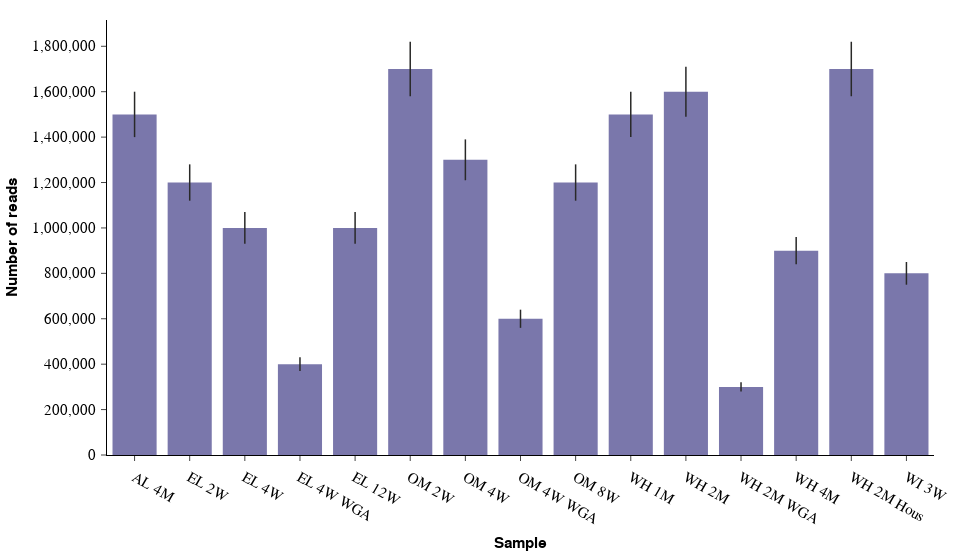

Write notebook code for a chart like this one.
### Markdown cell above
# 6. Vertical bar chart using `plotly`

### Code cell
fig = px.bar(x=sample_id, y=num_reads, error_y=error)
fig.update_layout(
    xaxis_title="Sample",
    yaxis_title="Number of reads",
    showlegend=False,
)
apc.plotly.set_yticklabel_monospaced(fig)
apc.plotly.add_commas_to_axis_tick_labels(fig)
apc.plotly.set_figure_width(fig, "full_wide")
fig.update_traces(
    marker_color=apc.aster.hex_code,
    error_y_color=apc.crow.hex_code,
    error_y_thickness=1.5,
    error_y_width=0,
)
fig.show()

### Figure 1 — Plotly figure (JSON) as saved in the notebook; plotly's stock layout.template omitted (floating-point values rounded to 4 significant figures)
{"data": [{"error_y": {"array": [100000, 80000, 70000, 30000, 70000, 120000, 90000, 40000, 80000, 100000, 110000, 20000, 60000, 120000, 50000], "color": "#292928", "thickness": 1.5, "width": 0}, "hovertemplate": "x=%{x}<br>y=%{y}<extra></extra>", "legendgroup": "", "marker": {"color": "#7A77AB", "pattern": {"shape": ""}}, "name": "", "orientation": "v", "showlegend": false, "textposition": "auto", "type": "bar", "x": ["AL 4M", "EL 2W", "EL 4W", "EL 4W WGA", "EL 12W", "OM 2W", "OM 4W", "OM 4W WGA", "OM 8W", "WH 1M", "WH 2M", "WH 2M WGA", "WH 4M", "WH 2M Hous", "WI 3W"], "xaxis": "x", "y": [1500000, 1200000, 1000000, 400000, 1000000, 1700000, 1300000, 600000, 1200000, 1500000, 1600000, 300000, 900000, 1700000, 800000], "yaxis": "y"}], "layout": {"barmode": "relative", "legend": {"tracegroupgap": 0}, "showlegend": false, "width": 960, "xaxis": {"anchor": "y", "domain": [0, 1], "tickformat": ",", "title": {"text": "Sample"}}, "yaxis": {"anchor": "x", "domain": [0, 1], "tickfont": {"family": "SuisseIntlMono", "size": 14.5}, "tickformat": ",", "title": {"text": "Number of reads"}}}}
